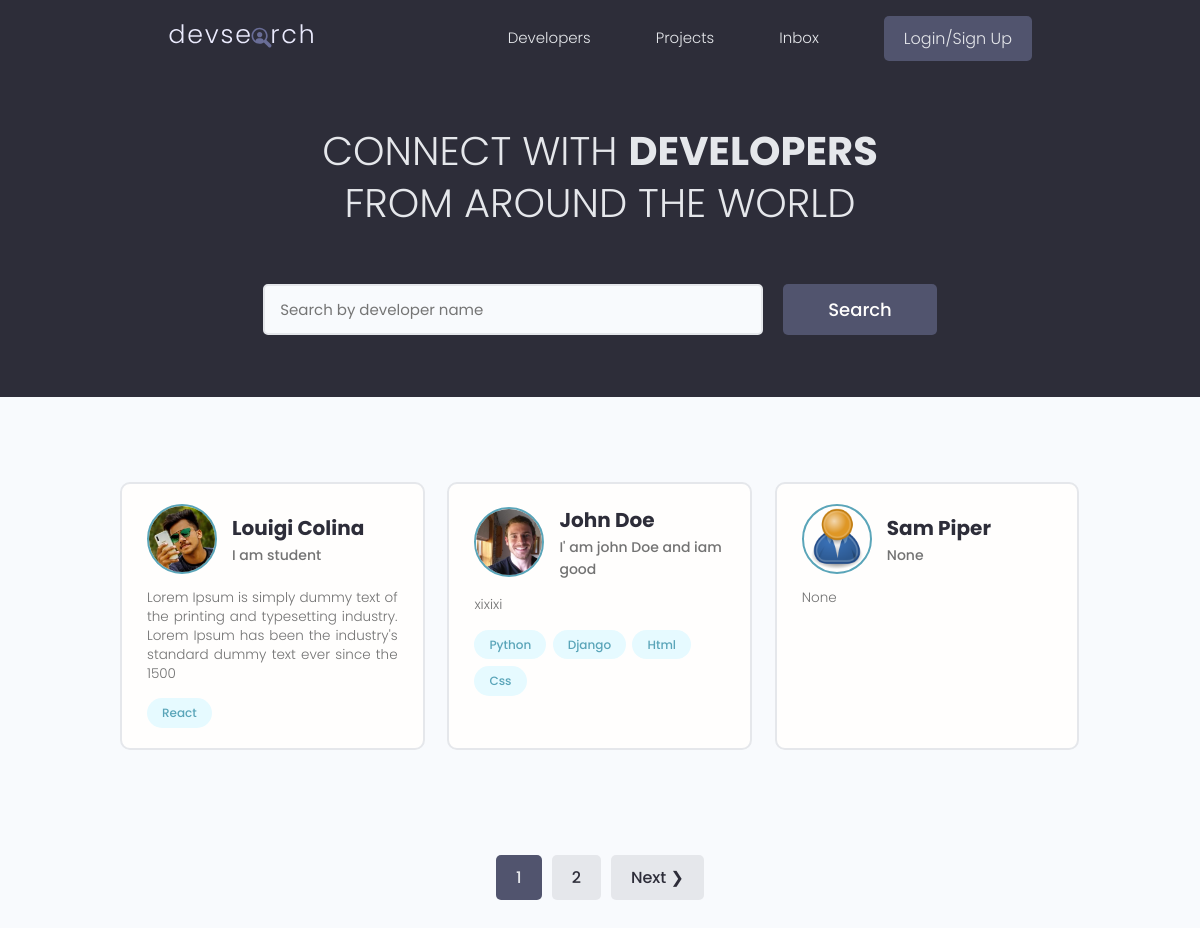
The page / on the database its author committed.
### users/models.py (models this page shows, shortened)
class Profile(models.Model):
    user = models.OneToOneField(User, on_delete=models.CASCADE, null=True, blank=True)
    name = models.CharField(max_length=200, blank=True, null=True)
    email = models.EmailField(max_length=500, blank=True, null=True)
    username = models.CharField(max_length=200, blank=True, null=True)
    location = models.CharField(max_length=200, blank=True, null=True)
    short_intro = models.CharField(max_length=200, blank=True, null=True)
    bio = models.TextField(blank=True, null=True)
    profile_image = models.ImageField(null=True, blank=True, upload_to='profiles/', default='profiles/user-default.png')
    social_github = models.CharField(max_length=200, blank=True, null=True)
    social_twiter = models.CharField(max_length=200, blank=True, null=True)
    social_linkedin = models.CharField(max_length=200, blank=True, null=True)
    social_youtube = models.CharField(max_length=200, blank=True, null=True)
    social_website = models.CharField(max_length=200, blank=True, null=True)
    created = models.DateTimeField(auto_now_add=True)
    id = models.UUIDField(default=uuid.uuid4, unique=True,
                          primary_key=True, editable=False)

class Skill(models.Model):
    owner = models.ForeignKey(Profile, on_delete=models.CASCADE, null=True, blank=True)
    name = models.CharField(max_length=200, blank=True, null=True)
    description = models.TextField(null=True, blank=True)
    created = models.DateTimeField(auto_now_add=True)
    id = models.UUIDField(default=uuid.uuid4, unique=True,
                          primary_key=True, editable=False)
    def __str__(self):
        return str(self.name)

### users/views.py (the view)
# urls.py: path('', views.profiles, name='profiles'),
def profiles(request):
    profiles, search_query = searchProfiles(request)
    custom_range, profiles = paginationProfiles(request, profiles, 3)
    context = {
        'profiles':profiles,
        'search_query' : search_query,
        'custom_range' : custom_range,
    }
    return render(request, 'users/profiles.html', context)

### users/utils.py (called while the page is built)
def paginationProfiles(request, profiles, results):
    page = request.GET.get('page')
    paginator = Paginator(profiles, results)
    try:
        profiles = paginator.page(page)
    except PageNotAnInteger:
        page = 1
        profiles = paginator.page(page)
    except EmptyPage:
        page = paginator.num_pages
        profiles = paginator.page(page)
    leftIndex = (int(page) - 4)
    if leftIndex < 1:
        leftIndex = 1
    rightIndex = (int(page) + 5)
    if rightIndex > paginator.num_pages:
        rightIndex = paginator.num_pages + 1
    custom_range = range(leftIndex, rightIndex)
    return custom_range, profiles

def searchProfiles(request):
    search_query = ''
    if request.GET.get('search_query'):
        search_query = request.GET.get('search_query')
    skills = Skill.objects.filter(name__icontains=search_query)
    profiles = Profile.objects.distinct().filter(Q(name__icontains=search_query) |
                                                 Q(short_intro__icontains=search_query) |
                                                 Q(skill__in=skills))
    return profiles, search_query

### users/templates/users/profiles.html (shortened to what this page needs)
{% extends 'main.html' %} {% block content %}
<main class="home">
  <section class="hero-section text-center">
    <div class="container container--narrow">
      <div class="hero-section__box">
        <h2>CONNECT WITH <span>DEVELOPERS</span></h2>
        <h2>FROM AROUND THE WORLD</h2>
      </div>
      <div class="hero-section__search">
        <form class="form" action="{% url 'profiles' %}" method="get">
          <div class="form__field">
            <input
              class="input input--text"
              id="formInput#search"
              type="text"
              name="search_query"
              value="{{search_query}}"
              placeholder="Search by developer name"
            />
          </div>
          <input class="btn btn--sub btn--lg" type="submit" value="Search" />
        </form>
      </div>
    </div>
  </section>
  <section class="devlist">
    <div class="container">
      <div class="grid grid--three">
        {% for profile in profiles %}
        <div class="column card">
          <div class="dev">
            <a href="{% url 'user-profile' profile.id %}" class="card__body">
              <div class="dev__profile">
                <img
                  class="avatar avatar--md"
                  src="{{ profile.profile_image.url }}"
                  alt="image"
                />
                <div class="dev__meta">
                  <h3>{{ profile.name }}</h3>
                  <h5>{{ profile.short_intro|slice:"60" }}</h5>
                </div>
              </div>
              <p class="dev__info">{{profile.bio|slice:"150"}}</p>
              <div class="dev__skills">
                {% for skill in profile.skill_set.all|slice:"5" %}
                <span class="tag tag--pill tag--main">
                  <small>{{skill}}</small>
                </span>
                {% endfor %}
              </div>
            </a>
          </div>
        </div>
        {% endfor %}
      </div>
    </div>
  </section>
  {% include 'pagination.html' with queryset=profiles custom_range=custom_range %}
</main>
{% endblock content %}

### static/styles/app.css (style rules this page uses)
:root { --color-sub: #2d2d39; }
.btn--sub { background-color: var(--color-sub-light); }
.card { border: 2px solid var(--color-light); }
img { width: 100%; }
.hero-section { height: 40vh; display: flex; align-items: center; background-color: var(--color-sub); }
.hero-section__box { margin-bottom: 4rem; }
.hero-section__box > h2, .hero-section__box > h2 > span { font-size: 4rem; color: var(--color-light); line-height: 1.3; text-transform: uppercase; }
.hero-section__box > h2 { font-weight: 300; }
.hero-section__box > h2 > span { font-weight: 700; }
.hero-section__search > .form { display: flex; align-items: center; justify-content: center; gap: 2rem; }
.hero-section__search > .form input.input--text { width: 50rem; }
.devlist { margin-top: 8rem; }
.devlist .grid { align-items: stretch; }
.devlist .dev .dev__profile { display: flex; align-items: center; gap: 1.5rem; }
.devlist .dev .dev__meta h3 { color: var(--color-sub); font-size: 2rem; font-weight: 700; }
.devlist .dev .dev__meta h5 { color: var(--color-text); font-size: 1.4rem; font-weight: 500; }
.devlist .dev .dev__info { margin: 1.5rem 0; font-size: 1.35rem; line-height: 1.4; text-align: justify; }

### static/uikit/styles/modules/_variables.css (style rules this page uses)
:root { --color-main: #5aa5b9; --color-main-light: #e6faff; --color-sub: #3f4156; --color-sub-light: #51546e; --color-sub-lighter: #ededfd; --color-text: #737373; --color-gray: #8b8b8b; --color-light: #e5e7eb; --color-light-gray: #767676; --color-bg: #f8fafd; --color-white: #fffefd; --color-white-light: #f3f3f3; --color-success: #359e64; --color-success-bg: #def8e8; --color-error: #fc4b0b; --color-error-bg: #fff2ee; --font-base: 'Poppins', arial, helvetica, 'Segoe UI', roboto, ubuntu, sans-serif; --font-monospace: 'Fira Code', 'Courier New', courier, monospace; --font-regular: 300; --font-medium: 500; --font-bold: 700; --generic-shadow: 1px 1px 5px #00000010; --generic-transition: all 0.3s ease-in-out; }

### static/uikit/styles/modules/_base.css (style rules this page uses)
* { margin: 0; padding: 0; box-sizing: border-box; text-rendering: optimizeLegibility; color: inherit; font-size: inherit; }
html { font-size: 50%; }
@media only screen and (min-width: 480px) { html { font-size: 56.25%; } }
@media only screen and (min-width: 1200px) { html { font-size: 62.5%; } }
body { line-height: 1.6; font-weight: 400; font-size: 1.5rem; color: var(--color-text); background-color: var(--color-bg); min-height: 100vh; }

### static/uikit/styles/modules/_typography.css (style rules this page uses)
* { font-family: var(--font-base); }
h2 { font-size: 3.6rem; font-weight: var(--font-bold); }
h3 { font-size: 3.2rem; font-weight: var(--font-medium); }
h5 { font-size: 2.4rem; font-weight: var(--font-medium); }
h5, h6 { font-weight: var(--font-regular); }
p, span, strong { font-size: 1.6rem; color: var(--color-text); font-weight: var(--font-regular); }
a { padding-bottom: 2px; text-decoration: none; display: inline-block; color: var(--color-main); font-weight: var(--font-medium); }

### static/uikit/styles/modules/_utilities.css (style rules this page uses)
.container { width: 92%; max-width: 165rem; margin: 0 auto; box-sizing: border-box; }
.container--narrow { width: 92%; max-width: 120rem; }
@media screen and (min-width: 1000px) { .container { width: 90%; } }
@media screen and (min-width: 1000px) { .container--narrow { width: 85%; } }
@media screen and (min-width: 1200px) { .container { width: 80%; } }
@media screen and (min-width: 1200px) { .container--narrow { width: 72%; } }
.text-center { text-align: center; }

### static/uikit/styles/modules/_avatar.css (style rules this page uses)
.avatar { border-radius: 50%; border: 2px solid var(--color-main); object-fit: cover; }
.avatar--md { height: 7rem; width: 7rem; }

### static/uikit/styles/modules/_button.css (style rules this page uses)
.btn { display: inline-block; position: relative; cursor: pointer; background-color: var(--color-light); font-weight: var(--font-medium); color: var(--color-sub); text-decoration: none; padding: 1rem 2rem; border-radius: 0.5rem; border: none; width: -webkit-fit-content; width: -moz-fit-content; width: fit-content; height: -webkit-fit-content; height: -moz-fit-content; height: fit-content; font-size: 1.6rem; outline-width: 0; outline-color: transparent; -webkit-backface-visibility: hidden; backface-visibility: hidden; transition: all 0.3s ease-in-out; }
.btn--sub { background-color: var(--color-sub); color: var(--color-white); }
.btn--lg { font-size: 1.8rem; padding: 1.2rem 4.5rem; }

### static/uikit/styles/modules/_card.css (style rules this page uses)
.card { border-radius: 1rem; background-color: var(--color-white); border: 1.5px solid var(--color-light); width: auto; height: auto; margin-top: 0.5rem; margin-bottom: 0.5rem; overflow: hidden; }
.card__body, .card__header { padding: 2rem 2.5rem; }

### rows shown on the page
Profile: profile_image (picture), name "Louigi Colina", short_intro "I am student", bio "Lorem Ipsum is simply dummy text of the printing and typesetting industry. Lorem Ipsum has been the industry's standard dummy text ever since the 1500"
Skill: name "React"
Profile: profile_image (picture), name "John Doe", short_intro "I' am john Doe and iam good", bio "xixixi"
Skill: name "Python"
Skill: name "Django"
Skill: name "Html"
Skill: name "Css"
Profile: profile_image (placeholder picture), name "Sam Piper", short_intro "None", bio "None"

### other values the page prints
{{ page }} "1"
{{ page }} "2"
